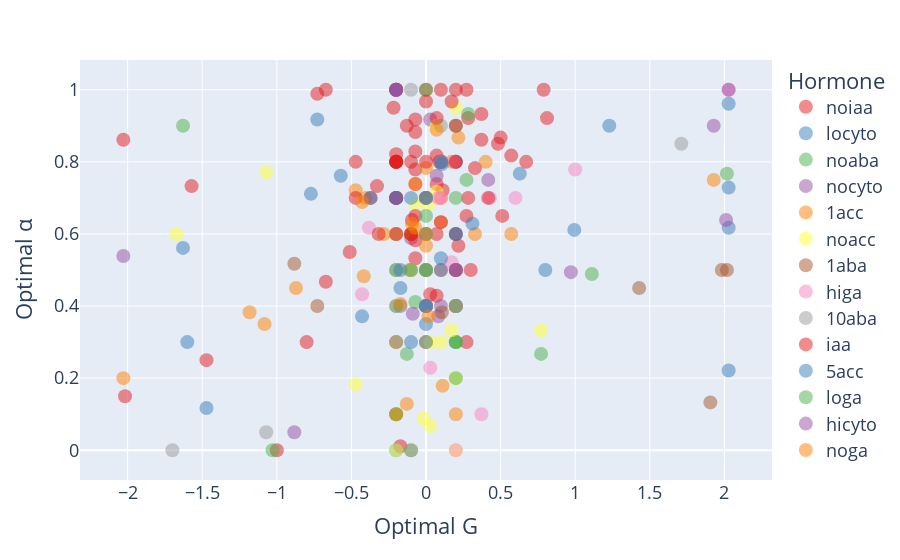

This figure's notebook cell:
### Code cell
fig = px.scatter(
    hormone_df,
    x="optimal G",
    y="optimal alpha",
    color=hormone_df["hormone"].astype(str),
    hover_name="arbor name",
    opacity=0.5,
    color_discrete_sequence=px.colors.qualitative.Set1,
)

fig.update_traces(marker=dict(size=14))
fig.update_layout(
    font=dict(size=18),
    legend_title_text="Hormone",
    xaxis_title="Optimal G",
    yaxis_title="Optimal α",
    showlegend=True
)

fig.show()
fig.write_html("docs/Optimal_G_alpha_hormone.html")

### Figure 1 — Plotly figure (JSON) as saved in the notebook; plotly's stock layout.template omitted (floating-point values rounded to 4 significant figures)
{"data": [{"hovertemplate": "<b>%{hovertext}</b><br><br>color=noiaa<br>optimal G=%{x}<br>optimal alpha=%{y}<extra></extra>", "hovertext": ["248_9_S_noiaa_day9", "058_9_C_noiaa_day9", "248_2_S_noiaa_day9", "058_4_S_noiaa_day9", "248_10_C_noiaa_day9", "1511_2_S_noiaa_day9", "058_2_C_noiaa_day9", "058_8_C_noiaa_day9", "1511_8_S_noiaa_day9", "1511_3_S_noiaa_day9", "058_5_S_noiaa_day9", "248_3_S_noiaa_day9", "1511_1_C_noiaa_day9", "058_1_S_noiaa_day9", "058_10_C_noiaa_day9", "248_1_C_noiaa_day9", "1511_7_S_noiaa_day9", "058_7_C_noiaa_day9", "058_9_S_noiaa_day9", "058_2_S_noiaa_day9", "248_4_S_noiaa_day9", "1511_2_C_noiaa_day9", "248_10_S_noiaa_day9", "058_4_C_noiaa_day9", "1511_4_S_noiaa_day9", "248_2_C_noiaa_day9", "058_7_S_noiaa_day9", "248_1_S_noiaa_day9", "058_10_S_noiaa_day9", "058_1_C_noiaa_day9", "1511_1_S_noiaa_day9", "248_8_C_noiaa_day9", "058_8_S_noiaa_day9", "1511_5_S_noiaa_day9", "248_3_C_noiaa_day9", "058_5_C_noiaa_day9", "248_5_S_noiaa_day9", "1511_3_C_noiaa_day9", "058_3_S_noiaa_day9"], "legendgroup": "noiaa", "marker": {"color": "rgb(228,26,28)", "opacity": 0.5, "size": 14, "symbol": "circle"}, "mode": "markers", "name": "noiaa", "orientation": "v", "showlegend": true, "type": "scatter", "x": [0.1, 0.2, 0.0887, 0, 0, -0.1, 0, 0.0714, 0, 0.2714, 0.1, 0.0714, 0.2, -0.1, -0.0714, -0.2, -1.471, -0.0714, 0.3714, 0.1, -0.0714, 0.0714, 0.2173, -0.6714, 0.5714, -0.0714, -0.1714, 0, -0.0714, 0.0714, 0.7887, -0.2, -1, 0.3286, 0.1113, -0.0714, 0.2714, 0.0286, -0.3286], "xaxis": "x", "y": [1, 0.8, 0.8, 0.4, 0.7, 0.6, 0.7, 0.7387, 0.3, 0.3, 0.8, 0.8173, 0.5, 0.8, 0.7786, 0.7, 0.25, 0.7387, 0.8613, 0.8, 0.9173, 0.4286, 0.5673, 0.4673, 0.8173, 0.8286, 0.0113, 1, 0.5327, 0.6, 1, 0.8214, 0, 0.7827, 0.7214, 0.8827, 0.65, 0.4327, 0.7327], "yaxis": "y"}, {"hovertemplate": "<b>%{hovertext}</b><br><br>color=locyto<br>optimal G=%{x}<br>optimal alpha=%{y}<extra></extra>", "hovertext": ["LA1511_6_C_locyto_day9", "M248_1_C_locyto_day9", "M248_8_S_locyto_day9", "M058_2_C_locyto_day9", "M058_3_C_locyto_day9", "M248_8_C_locyto_day9", "LA1511_10_C_locyto_day9", "M248_6_S_locyto_day9", "M058_9_C_locyto_day9", "M248_19_C_locyto_day9", "M058_5_S_locyto_day9", "M248_3_S_locyto_day9", "LA1511_6_S_locyto_day9"], "legendgroup": "locyto", "marker": {"color": "rgb(55,126,184)", "opacity": 0.5, "size": 14, "symbol": "circle"}, "mode": "markers", "name": "locyto", "orientation": "v", "showlegend": true, "type": "scatter", "x": [-0.2, 0, 0.2, -0.2, 0.2, 0.2, 2.029, -1.471, -1.6, -0.7286, -0.1714, 1.229, 0.994], "xaxis": "x", "y": [0.5, 0.7, 0.6, 0, 0.5, 0.8, 0.6173, 0.1173, 0.3, 0.9173, 0.45, 0.9, 0.6113], "yaxis": "y"}, {"hovertemplate": "<b>%{hovertext}</b><br><br>color=noaba<br>optimal G=%{x}<br>optimal alpha=%{y}<extra></extra>", "hovertext": ["LA1511_9_C_noaba_day9", "LA1511_7_C_noaba_day9", "M058_3_S_noaba_day9", "M058_7_S_noaba_day9", "LA1511_4_C_noaba_day9", "M058_9_S_noaba_day9", "LA1511_10_S_noaba_day9", "M248_10_S_noaba_day9", "M058_2_S_noaba_day9", "M248_6_C_noaba_day9", "LA1511_3_S_noaba_day9", "LA1511_5_C_noaba_day9"], "legendgroup": "noaba", "marker": {"color": "rgb(77,175,74)", "opacity": 0.5, "size": 14, "symbol": "circle"}, "mode": "markers", "name": "noaba", "orientation": "v", "showlegend": true, "type": "scatter", "x": [0.2, 0.2, 0.2, 0, 0.2, -0.2, 1.111, 0.1, -0.1286, 0.2, -0.0714, 0.2714], "xaxis": "x", "y": [0.3, 0.3, 0.3, 1, 0.4, 0.1, 0.4887, 0.5, 0.2673, 0.9, 0.4113, 0.75], "yaxis": "y"}, {"hovertemplate": "<b>%{hovertext}</b><br><br>color=nocyto<br>optimal G=%{x}<br>optimal alpha=%{y}<extra></extra>", "hovertext": ["LA1511_7_S_nocyto_day9", "LA1511_8_S_nocyto_day9", "LA1511_4_C_nocyto_day9", "M248_5_C_nocyto_day9", "LA1511_3_C_nocyto_day9", "M248_10_C_nocyto_day9", "M248_3_C_nocyto_day9", "LA1511_2_C_nocyto_day9", "M248_7_C_nocyto_day9", "M058_10_S_nocyto_day9", "M248_2_C_nocyto_day9", "LA1511_7_C_nocyto_day9"], "legendgroup": "nocyto", "marker": {"color": "rgb(152,78,163)", "opacity": 0.5, "size": 14, "symbol": "circle"}, "mode": "markers", "name": "nocyto", "orientation": "v", "showlegend": true, "type": "scatter", "x": [0.1, 0, 0.1, 0.0286, 0.9714, -0.1, -0.0887, 0.0827, 0.106, -0.8827, 0.0714, 0.4173], "xaxis": "x", "y": [0.5, 0.5, 0.4, 0.9173, 0.494, 0.5887, 0.3786, 0.3714, 0.8, 0.05, 0.7613, 0.75], "yaxis": "y"}, {"hovertemplate": "<b>%{hovertext}</b><br><br>color=1acc<br>optimal G=%{x}<br>optimal alpha=%{y}<extra></extra>", "hovertext": ["la1511_2_S_1acc_day9", "la1511_7_C_1acc_day9", "m248_9_C_1acc_day9", "m248_8_C_1acc_day9", "m058_8_S_1acc_day9", "m058_7_S_1acc_day9", "m248_7_C_1acc_day9", "m058_2_C_1acc_day9", "m058_5_C_1acc_day9", "m058_10_S_1acc_day9", "la1511_6_S_1acc_day9", "la1511_4_C_1acc_day9", "m248_2_C_1acc_day9", "m058_2_S_1acc_day9", "la1511_1_S_1acc_day9", "m248_8_S_1acc_day9", "m058_8_C_1acc_day9", "m248_3_C_1acc_day9", "m058_3_S_1acc_day9", "la1511_5_C_1acc_day9", "m058_6_C_1acc_day9", "m248_6_S_1acc_day9", "m248_9_S_1acc_day9", "m058_9_C_1acc_day9", "m058_1_C_1acc_day9", "la1511_2_C_1acc_day9", "m058_4_S_1acc_day9", "m248_4_C_1acc_day9"], "legendgroup": "1acc", "marker": {"color": "rgb(255,127,0)", "opacity": 0.5, "size": 14, "symbol": "circle"}, "mode": "markers", "name": "1acc", "orientation": "v", "showlegend": true, "type": "scatter", "x": [0.2, -0.1, 0.1, 0.1, -0.2, -0.2, 0.2, 0, 0, -1.083, 1.929, 0.1, 0.1714, -0.406, -2.029, -0.2, -0.2, -0.1113, -1.183, 0.5714, -0.0714, -0.8714, -0.4714, -0.2827, 0.2173, -0.4173, 0.3286, 0], "xaxis": "x", "y": [0.4, 0.6, 0.8, 0.7, 0.8, 0.7, 0.5, 0.5, 0.4, 0.35, 0.75, 0.6327, 0.8, 0.7, 0.2, 0.6, 1, 0.5, 0.3827, 0.6, 0.7387, 0.45, 0.7214, 0.6, 0.8673, 0.4827, 0.6, 0.7827], "yaxis": "y"}, {"hovertemplate": "<b>%{hovertext}</b><br><br>color=noacc<br>optimal G=%{x}<br>optimal alpha=%{y}<extra></extra>", "hovertext": ["la1511_3_S_noacc_day9", "m248_6_C_noacc_day9", "m248_4_S_noacc_day9", "m058_2_S_noacc_day9", "m058_4_C_noacc_day9", "la1511_4_C_noacc_day9", "m058_10_S_noacc_day9", "m248_3_C_noacc_day9", "m248_5_S_noacc_day9", "la1511_6_S_noacc_day9", "m058_8_S_noacc_day9", "m248_2_S_noacc_day9", "la1511_7_C_noacc_day9", "la1511_5_S_noacc_day9", "la1511_3_C_noacc_day9", "m248_6_S_noacc_day9", "m248_5_C_noacc_day9", "m058_3_C_noacc_day9", "m248_3_S_noacc_day9", "m058_5_S_noacc_day9", "m058_8_C_noacc_day9", "la1511_6_C_noacc_day9", "m248_8_S_noacc_day9", "la1511_2_C_noacc_day9", "la1511_4_S_noacc_day9", "m058_10_C_noacc_day9", "m058_1_S_noacc_day9", "m248_7_S_noacc_day9", "m058_7_C_noacc_day9", "m248_1_C_noacc_day9"], "legendgroup": "noacc", "marker": {"color": "rgb(255,255,51)", "opacity": 0.5, "size": 14, "symbol": "circle"}, "mode": "markers", "name": "noacc", "orientation": "v", "showlegend": true, "type": "scatter", "x": [-0.2, -0.2, -0.2, 0, -0.2, 0, 0.2, -0.2, -0.2, -0.2, 0.0286, 0, 0.1714, 0, -1.071, 0, 0.0714, 0.0173, 0, 0.2, -0.0714, 0.1, -0.4714, 0.2, 0.7714, -0.1, -1.671, 0.0286, 0.0714, -0.0173], "xaxis": "x", "y": [0.5, 0, 0.6, 0.4, 0.7, 0.5, 0.2, 0.3, 0.5, 1, 0.3, 0.7, 0.3327, 0.6, 0.7714, 0.6, 0.9, 0.6827, 0.3, 0.95, 0.6827, 0.3, 0.1827, 0, 0.3327, 0.5, 0.6, 0.0673, 0.7173, 0.0887], "yaxis": "y"}, {"hovertemplate": "<b>%{hovertext}</b><br><br>color=1aba<br>optimal G=%{x}<br>optimal alpha=%{y}<extra></extra>", "hovertext": ["LA1511_2_C_1aba_day9", "M058_6_C_1aba_day9", "M058_2_S_1aba_day9", "LA1511_1_S_1aba_day9", "LA1511_6_S_1aba_day9", "LA511_5_S_1aba_day9", "LA1511_8_C_1aba_day9", "LA1511_2_S_1aba_day9", "M058_4_C_1aba_day9", "M248_4_S_1aba_day9", "M248_1_C_1aba_day9", "M058_1_S_1aba_day9"], "legendgroup": "1aba", "marker": {"color": "rgb(166,86,40)", "opacity": 0.5, "size": 14, "symbol": "circle"}, "mode": "markers", "name": "1aba", "orientation": "v", "showlegend": true, "type": "scatter", "x": [0, 0.2, -0.2, -0.1, -0.2, 2.017, 1.429, -0.7286, 0.106, 1.983, -0.8827, 1.906], "xaxis": "x", "y": [0.7, 0.4, 0.8, 0.6, 0.3, 0.5, 0.45, 0.4, 0.3827, 0.5, 0.5173, 0.1327], "yaxis": "y"}, {"hovertemplate": "<b>%{hovertext}</b><br><br>color=higa<br>optimal G=%{x}<br>optimal alpha=%{y}<extra></extra>", "hovertext": ["LA1511_11_S_higa_day9", "M058_5_S_higa_day9", "LA1511_3_C_higa_day9", "M248_2_C_higa_day9", "M248_1_S_higa_day9", "M058_4_S_higa_day9", "M248_4_S_higa_day9", "la1511_10_S_higa_day5", "M058_6_S_higa_day9", "LA1511_5_S_higa_day9", "M058_8_S_higa_day9", "M248_8_C_higa_day9", "M058_7_S_higa_day9", "LA1511_1_C_higa_day9", "M058_2_C_higa_day9", "LA1511_4_S_higa_day9", "M248_5_S_higa_day9", "M058_5_C_higa_day9", "LA1511_6_C_higa_day9", "LA1511_9_C_higa_day9", "LA1511_11_C_higa_day9", "M058_10_C_higa_day9"], "legendgroup": "higa", "marker": {"color": "rgb(247,129,191)", "opacity": 0.5, "size": 14, "symbol": "circle"}, "mode": "markers", "name": "higa", "orientation": "v", "showlegend": true, "type": "scatter", "x": [0.2, -0.1, 0.1, 0, -0.2, 0.2, 0.2, 2.029, 0, -0.2, 0.0827, 0.1, -0.3827, 0.2, 0.4286, 1, 0.1714, 0.0286, -0.4286, 0.6, 0.3714, 0.1887], "xaxis": "x", "y": [0.4, 0, 0.8, 0.4, 1, 0, 0.4, 1, 0.4, 0.4, 0.7, 0.7, 0.6173, 0.4, 0.7, 0.7786, 0.5214, 0.2286, 0.4327, 0.7, 0.1, 0.8], "yaxis": "y"}, {"hovertemplate": "<b>%{hovertext}</b><br><br>color=10aba<br>optimal G=%{x}<br>optimal alpha=%{y}<extra></extra>", "hovertext": ["M058_7_C_10aba_day9", "M058_8_C_10aba_day9", "M248_10_C_10aba_day9", "M058_9_C_10aba_day9", "LA1511_10_C_10aba_day9", "M058_5_C_10aba_day9", "M058_8_S_10aba_day9", "LA1511_9_S_10aba_day9", "LA1511_1_C_10aba_day9", "M058_6_S_10aba_day9", "M248_6_C_10aba_day9"], "legendgroup": "10aba", "marker": {"color": "rgb(153,153,153)", "opacity": 0.5, "size": 14, "symbol": "circle"}, "mode": "markers", "name": "10aba", "orientation": "v", "showlegend": true, "type": "scatter", "x": [0, -0.1, 0.2, 0.1, -0.1, -0.2, -0.2, -1.7, 1.711, -1.071, 0], "xaxis": "x", "y": [0.4, 1, 0.4, 0.9, 0.5, 0.3, 0.6, 0, 0.85, 0.05, 0.7], "yaxis": "y"}, {"hovertemplate": "<b>%{hovertext}</b><br><br>color=iaa<br>optimal G=%{x}<br>optimal alpha=%{y}<extra></extra>", "hovertext": ["248_2_S_iaa_day9", "058_8_C_iaa_day9", "058_10_C_iaa_day9", "1511_3_S_iaa_day9", "058_9_C_iaa_day9", "248_3_S_iaa_day9", "1511_2_S_iaa_day9", "058_6_C_iaa_day9", "248_4_S_iaa_day9", "058_4_C_iaa_day9", "248_6_S_iaa_day9", "058_3_C_iaa_day9", "248_9_S_iaa_day9", "1511_10_C_iaa_day9", "248_8_S_iaa_day9", "058_2_C_iaa_day9", "1511_9_S_iaa_day9", "1511_6_S_iaa_day9", "248_7_S_iaa_day9", "058_5_C_iaa_day9", "058_7_S_iaa_day9", "248_5_C_iaa_day9", "1511_4_C_iaa_day9", "248_2_C_iaa_day9", "058_8_S_iaa_day9", "1511_2_C_iaa_day9", "058_1_S_iaa_day9", "248_4_C_iaa_day9", "1511_5_C_iaa_day9", "058_6_S_iaa_day9", "1511_7_C_iaa_day9", "248_6_C_iaa_day9", "058_4_S_iaa_day9", "1511_10_S_iaa_day9", "248_1_C_iaa_day9", "248_9_C_iaa_day9", "1511_8_C_iaa_day9", "248_8_C_iaa_day9", "058_2_S_iaa_day9", "1511_9_C_iaa_day9", "1511_1_C_iaa_day9", "248_10_C_iaa_day9", "058_5_S_iaa_day9", "1511_6_C_iaa_day9", "248_7_C_iaa_day9"], "legendgroup": "iaa", "marker": {"color": "rgb(228,26,28)", "opacity": 0.5, "size": 14, "symbol": "circle"}, "mode": "markers", "name": "iaa", "orientation": "v", "showlegend": true, "type": "scatter", "x": [-0.2, -0.2, 0.2, -0.2, -0.2173, -0.2, 0.5, 0.1714, -0.2, 0.2, 0.5113, -0.0714, -0.3714, -0.7286, -0.5113, 0.6714, 0, -2.029, 0.1, -0.2, 0.2, 0.2714, 0.4173, -0.1, -0.2, -0.2, -0.4714, -0.6714, 0.8113, 0.3, -0.3173, 0.4827, -0.1286, -0.094, -0.4714, 0.0714, 0, 0.2, -0.8, -1.571, -0.0714, 0.3714, -2.017, 0.2827, 0.2827], "xaxis": "x", "y": [0.7, 1, 0.9, 0.8, 0.95, 0.6, 0.8673, 0.9673, 0.8, 0.8, 0.65, 0.5827, 0.7, 0.9887, 0.55, 0.8, 0.8, 0.8613, 0.6327, 0.7, 1, 1, 0.7, 0.6, 0.8, 0.8, 0.7, 1, 0.9214, 0.5, 0.6, 0.85, 0.9, 0.6387, 0.8, 0.9214, 0.9673, 0.6, 0.3, 0.7327, 0.65, 0.9327, 0.15, 0.7, 0.9214], "yaxis": "y"}, {"hovertemplate": "<b>%{hovertext}</b><br><br>color=5acc<br>optimal G=%{x}<br>optimal alpha=%{y}<extra></extra>", "hovertext": ["m058_5_S_5acc_day9", "m248_5_C_5acc_day9", "m058_7_C_5acc_day9", "m248_7_S_5acc_day9", "m058_3_S_5acc_day9", "m248_10_C_5acc_day9", "m058_9_C_5acc_day9", "m248_4_C_5acc_day9", "m248_1_S_5acc_day9", "m058_1_C_5acc_day9", "la1511_7_S_5acc_day9", "la1511_2_S_5acc_day9", "m058_4_C_5acc_day9", "m248_4_S_5acc_day9", "m248_9_C_5acc_day9", "m058_9_S_5acc_day9", "m248_10_S_5acc_day9", "m058_6_S_5acc_day9", "m248_6_C_5acc_day9", "m248_8_C_5acc_day9", "la1511_4_S_5acc_day9", "m248_2_S_5acc_day9", "m058_2_C_5acc_day9", "la1511_1_C_5acc_day9", "m058_7_S_5acc_day9", "m248_7_C_5acc_day9", "la1511_6_C_5acc_day9", "m058_5_C_5acc_day9", "m248_5_S_5acc_day9", "la1511_3_S_5acc_day9", "m058_10_C_5acc_day9"], "legendgroup": "5acc", "marker": {"color": "rgb(55,126,184)", "opacity": 0.5, "size": 14, "symbol": "circle"}, "mode": "markers", "name": "5acc", "orientation": "v", "showlegend": true, "type": "scatter", "x": [-0.2, 0, 0.2, -0.2, -0.2, 0.1, -0.1, 0, 0.8, -0.1, -0.7714, -1.629, 0, -0.5714, 0, 0, -0.4286, 0, 0.1, -0.1714, -0.2, 0, 0.6286, 2.029, 2.029, 0.3113, 2.029, -0.3714, 0.106, 0, -0.1714], "xaxis": "x", "y": [1, 0.7, 0.6, 0.7, 0.5, 0.8, 0.3, 0.6, 0.5, 0.7, 0.7113, 0.5613, 0.4, 0.7613, 0.4, 0.6, 0.3714, 0.3, 0.5327, 0.5, 0.7, 0.35, 0.7673, 0.9613, 0.2214, 0.6286, 0.7286, 0.7, 0.794, 0.5, 0.4], "yaxis": "y"}, {"hovertemplate": "<b>%{hovertext}</b><br><br>color=loga<br>optimal G=%{x}<br>optimal alpha=%{y}<extra></extra>", "hovertext": ["M248_3_C_loga_day9", "LA1511_10_S_loga_day9", "LA1511_9_S_loga_day9", "LA1511_11_S_loga_day9", "M248_7_C_loga_day9", "LA1511_4_S_loga_day9", "M058_10_C_loga_day9", "M058_1_S_loga_day9", "M058_3_C_loga_day9", "M248_3_S_loga_day9", "LA1511_5_S_loga_day9", "M248_10_S_loga_day9", "M058_9_S_loga_day9", "M248_9_C_loga_day9"], "legendgroup": "loga", "marker": {"color": "rgb(77,175,74)", "opacity": 0.5, "size": 14, "symbol": "circle"}, "mode": "markers", "name": "loga", "orientation": "v", "showlegend": true, "type": "scatter", "x": [0.2, 0.2, 0.2, 2.017, -0.2, 0, -0.1, -0.1, 0.2827, -0.2, -1.029, -1.629, 0, 0.7714], "xaxis": "x", "y": [0.2, 0.4, 0.7, 0.7673, 0.1, 0.5, 0.5, 0, 0.9327, 0.4, 0, 0.9, 0.65, 0.2673], "yaxis": "y"}, {"hovertemplate": "<b>%{hovertext}</b><br><br>color=hicyto<br>optimal G=%{x}<br>optimal alpha=%{y}<extra></extra>", "hovertext": ["M058_1_C_hicyto_day9", "LA1511_5_C_hicyto_day9", "M248_5_C_hicyto_day9", "M248_4_C_hicyto_day9", "LA1511_8_C_hicyto_day9", "M248_6_S_hicyto_day9", "M248_7_S_hicyto_day9", "M058_8_C_hicyto_day9", "M058_4_S_hicyto_day9", "LA1511_7_S_hicyto_day9"], "legendgroup": "hicyto", "marker": {"color": "rgb(152,78,163)", "opacity": 0.5, "size": 14, "symbol": "circle"}, "mode": "markers", "name": "hicyto", "orientation": "v", "showlegend": true, "type": "scatter", "x": [0.2, -0.2, -0.2, -0.2, 0.2, -0.2, 2.011, 2.029, -2.029, 1.929], "xaxis": "x", "y": [0.5, 1, 1, 1, 0.5, 0.7, 0.6387, 1, 0.5387, 0.9], "yaxis": "y"}, {"hovertemplate": "<b>%{hovertext}</b><br><br>color=noga<br>optimal G=%{x}<br>optimal alpha=%{y}<extra></extra>", "hovertext": ["M248_9_C_noga_day9", "M058_10_S_noga_day9", "M248_8_S_noga_day9", "LA1511_1_S_noga_day9", "M058_7_C_noga_day9", "M248_7_S_noga_day9", "M248_9_S_noga_day9", "M058_3_S_noga_day9", "M058_6_C_noga_day9", "M248_1_S_noga_day9", "M058_1_C_noga_day9", "M248_4_C_noga_day9", "LA1511_8_S_noga_day9"], "legendgroup": "noga", "marker": {"color": "rgb(255,127,0)", "opacity": 0.5, "size": 14, "symbol": "circle"}, "mode": "markers", "name": "noga", "orientation": "v", "showlegend": true, "type": "scatter", "x": [0, -0.2, 0, 0.1113, -0.0714, 0.2, -0.4286, -0.1714, -0.094, 0.0173, -0.1286, 0.0714, 0.4], "xaxis": "x", "y": [0.6, 0.1, 0.5673, 0.1786, 0.6173, 0.1, 0.6887, 0.406, 0.6286, 0.3714, 0.1286, 0.8887, 0.8], "yaxis": "y"}], "layout": {"autosize": true, "font": {"size": 18}, "legend": {"title": {"text": "Hormone"}, "tracegroupgap": 0}, "margin": {"t": 60}, "showlegend": true, "xaxis": {"anchor": "y", "autorange": true, "domain": [0, 1], "range": [-2.308, 2.308], "title": {"text": "Optimal G"}, "type": "linear"}, "yaxis": {"anchor": "x", "autorange": true, "domain": [0, 1], "range": [-0.1094, 1.109], "title": {"text": "Optimal α"}, "type": "linear"}}}
